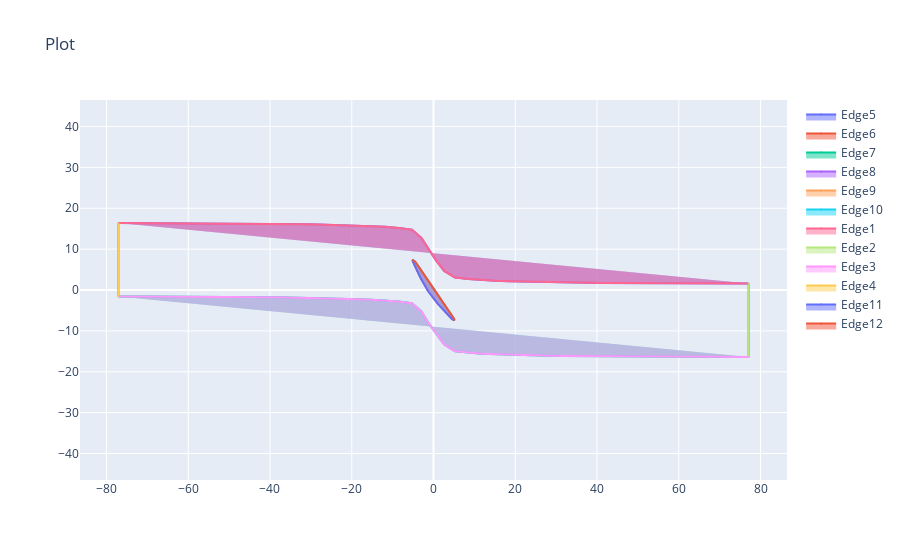

This figure's notebook cell:
### Code cell
import numpy as np
from parafoil import TurboRowPassage, TurboStagePassage, TurboMeshParameters
from parafoil import CamberThicknessAirfoil
from parafoil.passages.turbo import TurboRow3DPassage

mean_rotor_airfoil = CamberThicknessAirfoil(
    inlet_angle=np.radians(-60),
    outlet_angle=np.radians(-51),
    upper_thick_prop=[0.015, 0.05, 0.05, 0.015],
    lower_thick_prop=[0.015, 0.05, 0.05, 0.015],
    leading_prop=0.5,
    trailing_prop=0.5,
    chord_length=0.018*1000,
)
mean_rotor_pasage = TurboRowPassage(
    airfoil=mean_rotor_airfoil,
    spacing_to_chord=1.0,
    leading_edge_gap_to_chord=4,
    trailing_edge_gap_to_chord=4,
    type="camber",
    mesh_params=TurboMeshParameters(
        airfoil_label="wall1",
        bottom_label="periodic1",
        top_label="periodic2",
        inlet_label="inflow",
        outlet_label="outmix",
    )
)
mean_rotor_pasage.to_geo()
